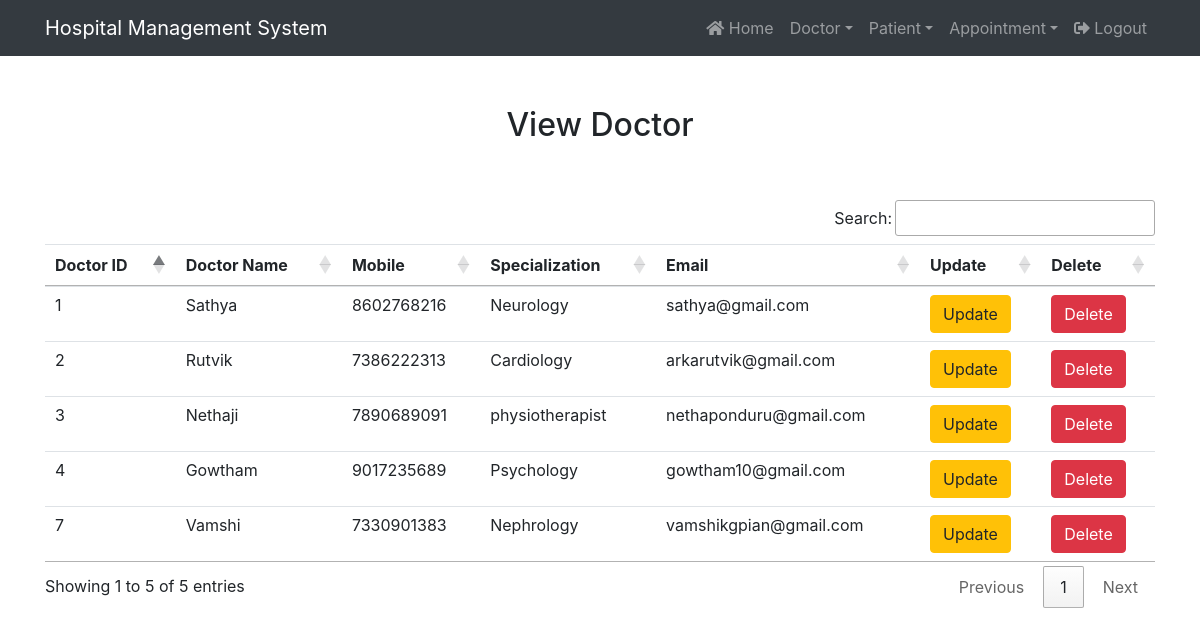
/view_doctor/ (signed in), run on the app's committed database.
### hospital/models.py (models this page shows, shortened)
class Doctor(models.Model):
    name = models.CharField(max_length=50)
    mobile = models.IntegerField()
    specialization = models.CharField(max_length=50)
    email = models.EmailField()

### hospital/views.py (the view)
# urls.py: path('view_doctor/', View_Doctor, name='view_doctor'),
def View_Doctor(request):
    if not request.user.is_staff:
        return redirect('login')
    doc = Doctor.objects.all()
    x = {'doc': doc}
    return render(request, 'view_doctor.html', x)

### hospital/templates/view_doctor.html (shortened to what this page needs)
{% extends 'navigationbar.html'%}
{% block body %}
{% load static %}
<div class="container" style="margin-top:50px">
    <h2 class="text-center">View Doctor</h2>
    <br><br>
    <table class="table table-hover" id="toolbar">
        <thead>
            <tr>
                <th> Doctor ID</th>
                <th> Doctor Name</th>
                <th> Mobile</th>
                <th> Specialization</th>
                <th> Email</th>
                <th> Update</th>
                <th> Delete</th>
            </tr>
        </thead>
        <tbody>
            {% for i in doc %}
            <tr>
                <td>{{i.id}}</td>
                <td>{{i.name}}</td>
                <td>{{i.mobile}}</td>
                <td>{{i.specialization}}</td>
                <td>{{i.email}}</td>
                <td>
                    <button type="button" class="btn btn-warning" data-bs-toggle="modal" data-bs-target="#updateModal{{ i.id }}">
                        Update
                    </button>
                </td>
                <td>
                    <a href="{% url 'delete_doctor' i.id %}" onclick="return confirm('Really want to delete?')" class="btn btn-danger">Delete</a>
                </td>
            </tr>
            {% endfor %}
        </tbody>
    </table>
</div>
{% endblock %}

### data on the page
Doctor: id "1", name "Sathya", mobile "8602768216", specialization "Neurology", email "sathya@gmail.com"
Doctor: id "2", name "Rutvik", mobile "7386222313", specialization "Cardiology", email "arkarutvik@gmail.com"
Doctor: id "3", name "Nethaji", mobile "7890689091", specialization "physiotherapist", email "nethaponduru@gmail.com"
Doctor: id "4", name "Gowtham", mobile "9017235689", specialization "Psychology", email "gowtham10@gmail.com"
Doctor: id "7", name "Vamshi", mobile "7330901383", specialization "Nephrology", email "vamshikgpian@gmail.com"
